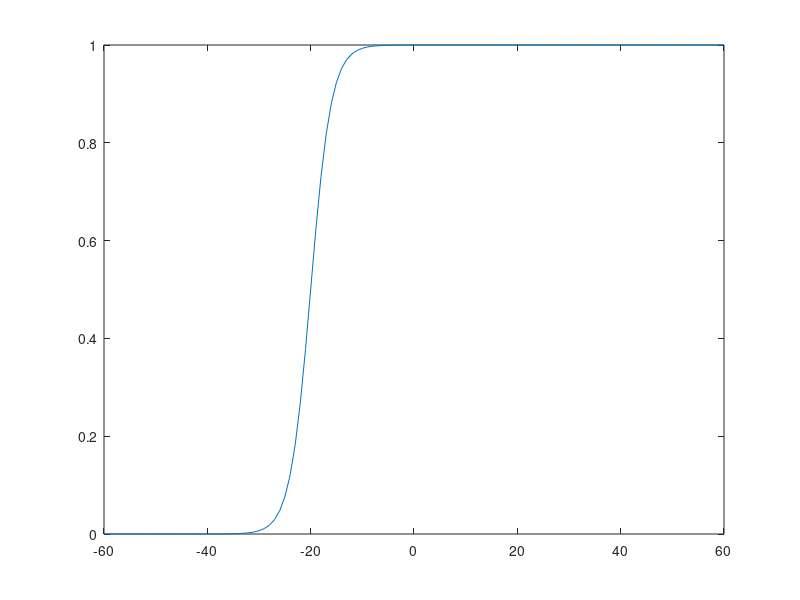

MATLAB code for this plot: (Note: this script raises an error after producing the figure.)
clc;
clear all; 
TauS = 1000; % in msec
TauU = 100; % in msec
C = 0.5666; % in nF
Q = 0.1885/1000 ; % in seconds
Vthre = -20; % in mV
GammaTh = 2; % in mV

Vj = -60:1:60; % in mV

for i = 1:length(Vj)
        Sigma(i) = 1/(1+exp((Vthre-Vj(i))/GammaTh));
end
%% Plot presynaptic activation
figure;
plot(Vj,Sigma);

Xlabel('Presynaptic potential mV');
Ylabel('\sigma(V_j) Activation state');

%% Steady State Activation Curves

%Rf = -9:1:60; % Point of inflection
%Theta = 0.5:0.5:35;
r = 0:1:80;
Rf = 14;
Theta = [6];
%Temp =  zeros(1:length(r));
clear i;
figure;

  
    for j= 1:length(Theta)
            Ainf(j) = 1/(1+exp(Rf/Theta(j)));
            Binf(j) = 1/(1-Ainf(j)); 
        for i=1:length(r)
            Temp(i) =  Binf(j)*(1/(1+exp((Rf-r(i))/Theta(j)))-Ainf(j));
        end
        %Sinf(j,:) = Temp(:);
        plot(r,Temp);
        hold all;
        clear Temp;
    end